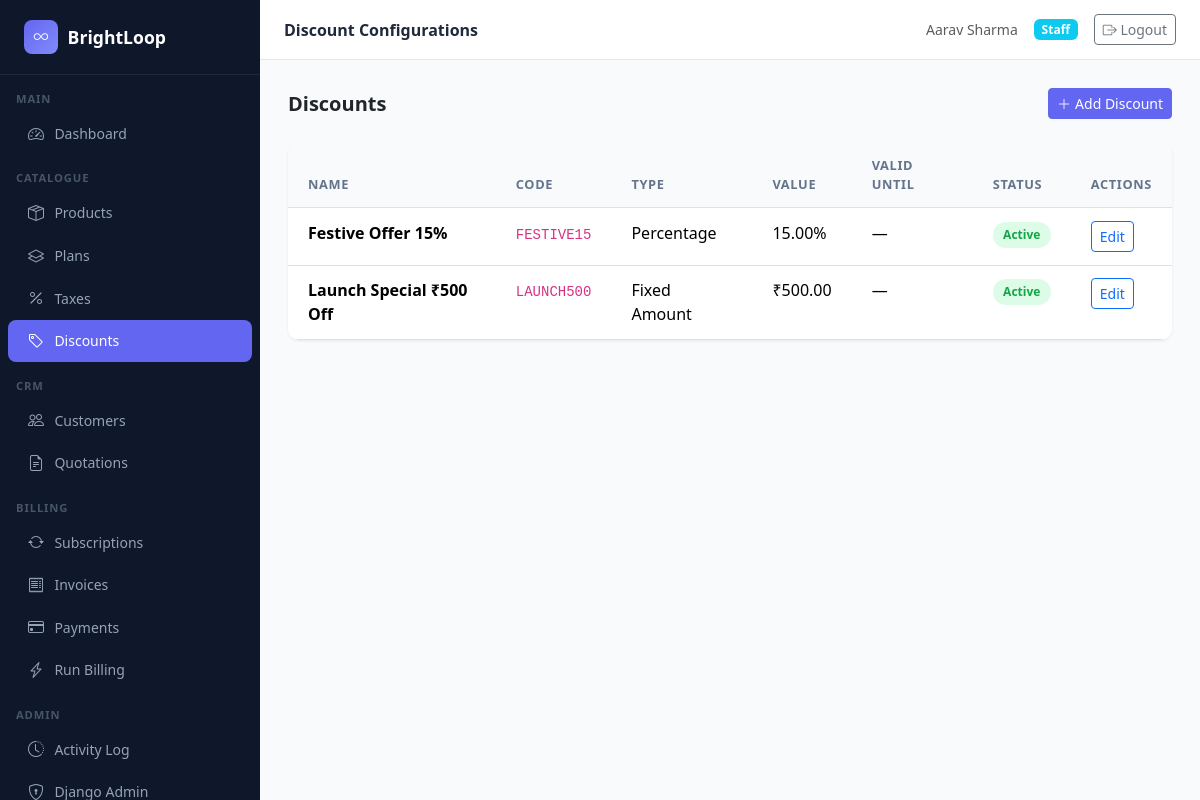
Screenshot of /products/discounts/ (signed in) with the database file from the repository.
### products/models.py (models this page shows, shortened)
class DiscountConfiguration(models.Model):
    DISCOUNT_TYPE_CHOICES = [
        ('PERCENTAGE', 'Percentage'),
        ('FIXED', 'Fixed Amount'),
    ]
    name = models.CharField(max_length=200)
    code = models.CharField(max_length=50, unique=True)
    discount_type = models.CharField(max_length=20, choices=DISCOUNT_TYPE_CHOICES)
    value = models.DecimalField(max_digits=10, decimal_places=2, help_text="Percentage or fixed amount")
    valid_from = models.DateField(null=True, blank=True)
    valid_until = models.DateField(null=True, blank=True)
    is_active = models.BooleanField(default=True)
    created_at = models.DateTimeField(auto_now_add=True)
    class Meta:
        ordering = ['name']
        verbose_name = "Discount Configuration"
        verbose_name_plural = "Discount Configurations"

### products/views.py (the view)
# urls.py: path('discounts/', views.discount_list, name='discount_list'),
@login_required
@staff_required
def discount_list(request):
    discounts = DiscountConfiguration.objects.all()
    return render(request, 'products/discount_list.html', {'discounts': discounts})

### products/views.py (called while the page is built)
def staff_required(view_func):
    from functools import wraps
    @wraps(view_func)
    def wrapper(request, *args, **kwargs):
        if not request.user.is_authenticated:
            from django.conf import settings
            return redirect(settings.LOGIN_URL)
        if not (request.user.is_staff or request.user.is_superuser):
            raise PermissionDenied
        return view_func(request, *args, **kwargs)
    return wrapper

### templates/products/discount_list.html (shortened to what this page needs)
{% extends "base.html" %}
{% block page_title %}Discount Configurations{% endblock %}
{% block content %}
<div class="d-flex justify-content-between align-items-center mb-4">
  <h5 class="fw-semibold mb-0">Discounts</h5>
  <a href="{% url 'products:discount_create' %}" class="btn btn-primary btn-sm"><i class="bi bi-plus-lg me-1"></i>Add Discount</a>
</div>
<div class="table-card">
  <table class="table table-hover mb-0">
    <thead><tr><th>Name</th><th>Code</th><th>Type</th><th>Value</th><th>Valid Until</th><th>Status</th><th>Actions</th></tr></thead>
    <tbody>
      {% for disc in discounts %}
      <tr>
        <td class="fw-semibold">{{ disc.name }}</td>
        <td><code>{{ disc.code }}</code></td>
        <td>{{ disc.get_discount_type_display }}</td>
        <td>{% if disc.discount_type == 'PERCENTAGE' %}{{ disc.value }}%{% else %}₹{{ disc.value|floatformat:2 }}{% endif %}</td>
        <td>{{ disc.valid_until|default:"—" }}</td>
        <td>{% if disc.is_active %}<span class="status-badge badge-active">Active</span>{% else %}<span class="status-badge badge-cancelled">Inactive</span>{% endif %}</td>
        <td><a href="{% url 'products:discount_edit' disc.pk %}" class="btn btn-sm btn-outline-primary">Edit</a></td>
      </tr>
      {% empty %}
      <tr><td colspan="7" class="text-center text-muted py-4">No discounts. <a href="{% url 'products:discount_create' %}">Create one</a>.</td></tr>
      {% endfor %}
    </tbody>
  </table>
</div>
{% endblock %}

### templates/base.html (shortened to what this page needs)
<!DOCTYPE html>
<html lang="en" data-bs-theme="light">
<head>
  <link href="https://cdn.jsdelivr.net/npm/bootstrap@5.3.3/dist/css/bootstrap.min.css" rel="stylesheet">
  <link href="https://cdn.jsdelivr.net/npm/bootstrap-icons@1.11.3/font/bootstrap-icons.min.css" rel="stylesheet">
</head>
<body>
{% if user.is_authenticated %}
<nav class="sidebar">
  <a class="sidebar-brand" href="{% url 'dashboard:index' %}">
    <div class="logo-circle"><i class="bi bi-infinity"></i></div>
    BrightLoop
  </a>
  <div class="pt-2">
    <div class="sidebar-section">Main</div>
    <a href="{% url 'dashboard:index' %}" class="nav-link {% if request.resolver_match.app_name == 'dashboard' %}active{% endif %}">
      <i class="bi bi-speedometer2"></i> Dashboard
    </a>
    {% if user.is_staff or user.is_superuser %}
    <div class="sidebar-section mt-2">Catalogue</div>
    <a href="{% url 'products:product_list' %}" class="nav-link {% if request.resolver_match.app_name == 'products' and 'plan' not in request.path and 'tax' not in request.path and 'discount' not in request.path %}active{% endif %}">
      <i class="bi bi-box-seam"></i> Products
    </a>
    <a href="{% url 'products:plan_list' %}" class="nav-link {% if 'plans' in request.path %}active{% endif %}">
      <i class="bi bi-layers"></i> Plans
    </a>
    <a href="{% url 'products:tax_list' %}" class="nav-link {% if 'taxes' in request.path %}active{% endif %}">
      <i class="bi bi-percent"></i> Taxes
    </a>
    <a href="{% url 'products:discount_list' %}" class="nav-link {% if 'discounts' in request.path %}active{% endif %}">
      <i class="bi bi-tag"></i> Discounts
    </a>
    <div class="sidebar-section mt-2">CRM</div>
    <a href="{% url 'accounts:customer_list' %}" class="nav-link {% if request.resolver_match.app_name == 'accounts' %}active{% endif %}">
      <i class="bi bi-people"></i> Customers
    </a>
    <a href="{% url 'quotations:quotation_list' %}" class="nav-link {% if request.resolver_match.app_name == 'quotations' %}active{% endif %}">
      <i class="bi bi-file-earmark-text"></i> Quotations
    </a>
    <div class="sidebar-section mt-2">Billing</div>
    <a href="{% url 'subscriptions:subscription_list' %}" class="nav-link {% if request.resolver_match.app_name == 'subscriptions' %}active{% endif %}">
      <i class="bi bi-arrow-repeat"></i> Subscriptions
    </a>
    <a href="{% url 'billing:invoice_list' %}" class="nav-link {% if 'invoices' in request.path %}active{% endif %}">
      <i class="bi bi-receipt"></i> Invoices
    </a>
    <a href="{% url 'billing:payment_list' %}" class="nav-link {% if 'payments' in request.path %}active{% endif %}">
      <i class="bi bi-credit-card"></i> Payments
    </a>
    <a href="{% url 'billing:run_billing' %}" class="nav-link {% if 'run-billing' in request.path %}active{% endif %}">
      <i class="bi bi-lightning-charge"></i> Run Billing
    </a>
    <div class="sidebar-section mt-2">Admin</div>
    <a href="{% url 'accounts:activity_log' %}" class="nav-link {% if 'activity' in request.path %}active{% endif %}">
      <i class="bi bi-clock-history"></i> Activity Log
    </a>
    <a href="/admin/" class="nav-link">
      <i class="bi bi-shield-lock"></i> Django Admin
    </a>
    {% endif %}
  </div>
</nav>
<div class="main-wrapper">
  <div class="topbar">
    <span class="page-title">{% block page_title %}BrightLoop{% endblock %}</span>
    <div class="d-flex align-items-center gap-3">
      <span class="text-muted small">{{ user.get_full_name|default:user.username }}</span>
      {% if user.is_superuser %}
        <span class="badge bg-danger">Admin</span>
      {% elif user.is_staff %}
        <span class="badge bg-info">Staff</span>
      {% else %}
        <span class="badge bg-secondary">Customer</span>
      {% endif %}
      <form method="post" action="{% url 'accounts:logout' %}" class="d-inline mb-0">
        <button type="submit" class="btn btn-sm btn-outline-secondary">
          <i class="bi bi-box-arrow-right"></i> Logout
        </button>
      </form>
    </div>
  </div>
  <div class="content-area">
    {% block content %}{% endblock %}
  </div>
</div>
{% else %}
  {% block auth_content %}{% endblock %}
{% endif %}
</body>
</html>

### templates/base.html (style rules this page uses)
:root { --sidebar-bg: #0f172a; --sidebar-text: #94a3b8; --sidebar-active: #6366f1; --sidebar-hover: #1e293b; --sidebar-width: 260px; --topbar-height: 60px; }
body { background: #f8fafc; font-family: 'Segoe UI', system-ui, sans-serif; }
.sidebar { position: fixed; top: 0; left: 0; bottom: 0; width: var(--sidebar-width); background: var(--sidebar-bg); z-index: 1000; overflow-y: auto; transition: transform .3s; }
.sidebar-brand { padding: 1.25rem 1.5rem; border-bottom: 1px solid #1e293b; color: #fff; font-size: 1.1rem; font-weight: 700; display: flex; align-items: center; gap: .6rem; text-decoration: none; }
.sidebar-brand .logo-circle { width: 34px; height: 34px; border-radius: 8px; background: linear-gradient(135deg, #6366f1, #818cf8); display: flex; align-items: center; justify-content: center; font-size: .9rem; color: #fff; }
.sidebar-section { padding: .5rem 1rem .25rem; font-size: .7rem; font-weight: 600; color: #475569; text-transform: uppercase; letter-spacing: .08em; }
.sidebar .nav-link { color: var(--sidebar-text); padding: .55rem 1.25rem; border-radius: 8px; margin: 1px 8px; display: flex; align-items: center; gap: .65rem; font-size: .875rem; transition: all .15s; }
.sidebar .nav-link.active { background: var(--sidebar-active); color: #fff; }
.sidebar .nav-link .bi { font-size: 1rem; }
.main-wrapper { margin-left: var(--sidebar-width); min-height: 100vh; display: flex; flex-direction: column; }
.topbar { height: var(--topbar-height); background: #fff; border-bottom: 1px solid #e2e8f0; display: flex; align-items: center; justify-content: space-between; padding: 0 1.5rem; position: sticky; top: 0; z-index: 100; }
.topbar .page-title { font-size: 1rem; font-weight: 600; color: #1e293b; }
.content-area { padding: 1.75rem; flex: 1; }
.table-card { background: #fff; border-radius: 12px; box-shadow: 0 1px 3px rgba(0,0,0,.08); overflow: hidden; }
.table-card .table { margin: 0; }
.table-card .table th { background: #f8fafc; border-top: none; font-size: .8rem; font-weight: 600; color: #64748b; text-transform: uppercase; letter-spacing: .05em; }
.table > :not(caption) > * > * { padding: .8rem 1.25rem; }
.badge-active { background: #dcfce7; color: #16a34a; }
.status-badge { display: inline-flex; align-items: center; gap: .3rem; padding: .25rem .65rem; border-radius: 999px; font-size: .75rem; font-weight: 600; }
.btn-primary { background: #6366f1; border-color: #6366f1; }

### rows the page displays
DiscountConfiguration: name "Festive Offer 15%", code "FESTIVE15", discount_type "Percentage", value "15.00", valid_until "—", is_active "Active"
DiscountConfiguration: name "Launch Special ₹500 Off", code "LAUNCH500", discount_type "Fixed Amount", value "500.00", valid_until "—", is_active "Active"

### other values shown
{{ user.get_full_name|default:user.username }} "Aarav Sharma"
